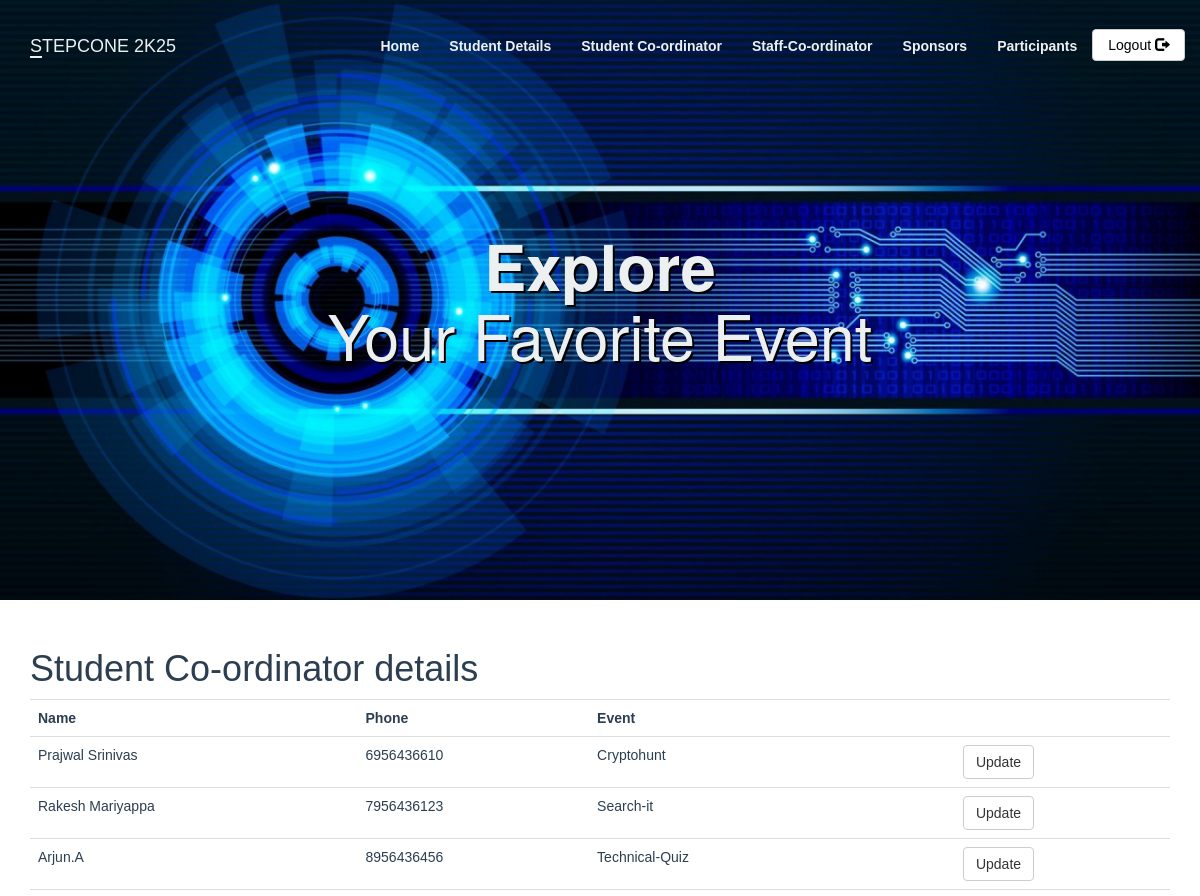
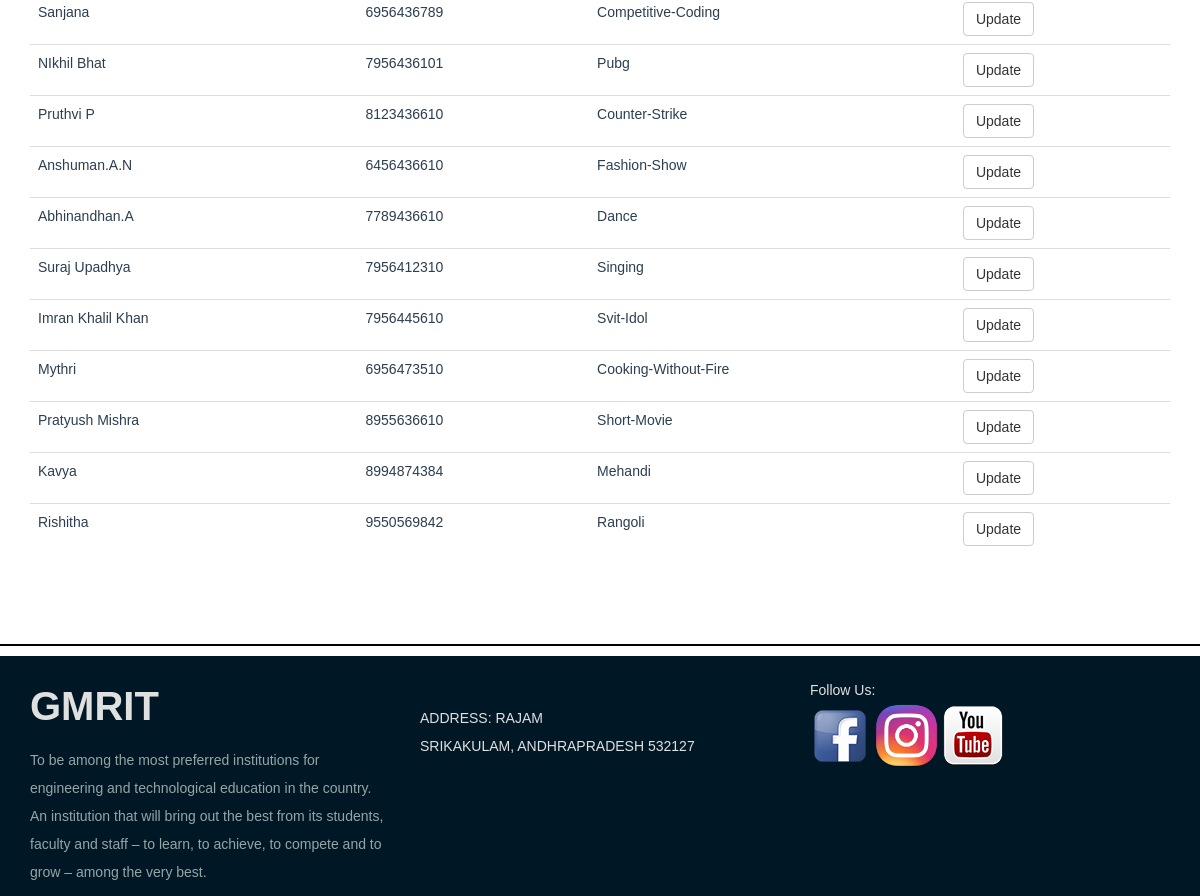
Screenshot of /Stu_cordinator.php with the database file from the repository (2 pictures, top to bottom).
### tables this page shows
CREATE TABLE `student_coordinator` (
  `sid` int(11) NOT NULL,
  `st_name` varchar(100) NOT NULL,
  `phone` varchar(10) DEFAULT NULL,
  `event_id` int(11) DEFAULT NULL
);

CREATE TABLE `events` (
  `event_id` int(11) NOT NULL,
  `event_title` varchar(50) NOT NULL,
  `event_price` int(11) DEFAULT NULL,
  `participents` int(100) DEFAULT 0,
  `img_link` text DEFAULT NULL,
  `type_id` int(11) DEFAULT NULL
);

### Stu_cordinator.php (the view, shortened to what this page needs)
<?php
include_once 'classes/db1.php';
$result = mysqli_query($conn,"SELECT * FROM student_coordinator s ,events e where e.event_id= s.event_id");
?>
<!DOCTYPE html>
<html>
<head>
        <?php require 'utils/styles.php'; ?>
    </head>
<body><?php include 'utils/adminHeader.php'?>
<div class = "content">
<div class = "container">
<h1>Student Co-ordinator details</h1>
<?php
if (mysqli_num_rows($result) > 0) {
?>
 <table class="table table-hover" >
  <tr>
    <th>Name</th>
    <th>Phone</th>
    <th>Event</th>
    <th></th>
  </tr>
<?php
while($row = mysqli_fetch_array($result)) {
?>
<tr>
    <td><?php echo $row["st_name"]; ?></td>
    <td><?php echo $row["phone"]; ?></td>
    <td><?php echo $row["event_title"]; ?></td>
    <td> <?php echo '<a  href="updateStudent.php?id='.$row['event_id'].'" class = "btn btn-default"> Update</a>'?></td>
</tr>
<?php
}
?>
</table>
 <?php
}
else{
    echo "No result found";
}
?>
</div>
</div>
 </body>
 <?php include 'utils/footer.php';?>
</html>

### css/style.css (style rules this page uses)
body { overflow-x: hidden; }
.content { font-family: Arial, Helvetica, sans-serif; color: #2C3E50; }

### rows the page displays
student_coordinator: st_name "Prajwal Srinivas", phone "6956436610", event.event_title "Cryptohunt"
student_coordinator: st_name "Rakesh Mariyappa", phone "7956436123", event.event_title "Search-it"
student_coordinator: st_name "Arjun.A", phone "8956436456", event.event_title "Technical-Quiz"
student_coordinator: st_name "Sanjana", phone "6956436789", event.event_title "Competitive-Coding"
student_coordinator: st_name "NIkhil Bhat", phone "7956436101", event.event_title "Pubg"
student_coordinator: st_name "Pruthvi P", phone "8123436610", event.event_title "Counter-Strike"
student_coordinator: st_name "Anshuman.A.N", phone "6456436610", event.event_title "Fashion-Show"
student_coordinator: st_name "Abhinandhan.A", phone "7789436610", event.event_title "Dance"
student_coordinator: st_name "Suraj Upadhya", phone "7956412310", event.event_title "Singing"
student_coordinator: st_name "Imran Khalil Khan", phone "7956445610", event.event_title "Svit-Idol"
student_coordinator: st_name "Mythri", phone "6956473510", event.event_title "Cooking-Without-Fire"
student_coordinator: st_name "Pratyush Mishra", phone "8955636610", event.event_title "Short-Movie"
student_coordinator: st_name "Kavya", phone "8994874384", event.event_title "Mehandi"
student_coordinator: st_name "Rishitha", phone "9550569842", event.event_title "Rangoli"
